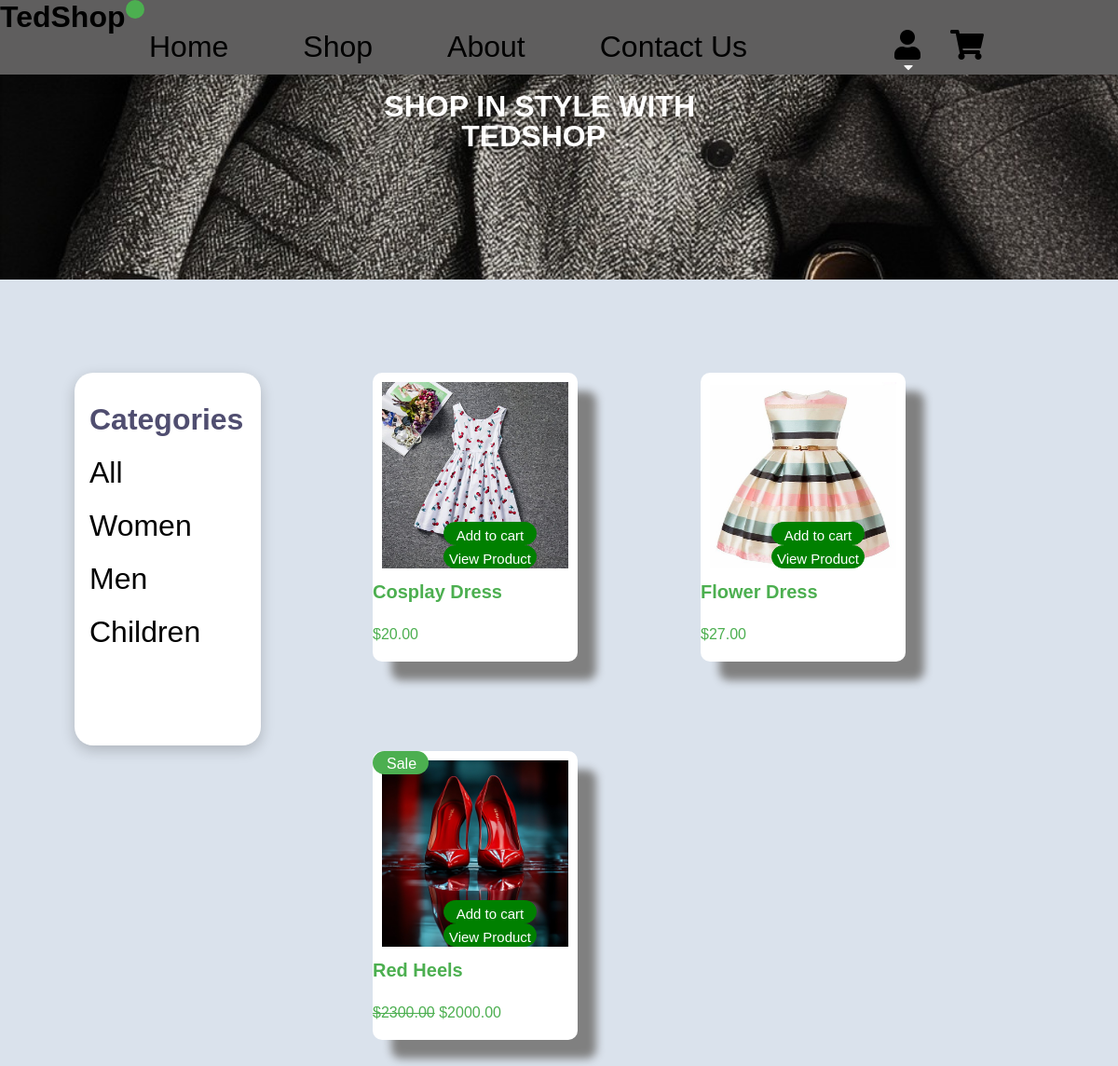
The app's page /category/Women with its own data.
### shopingcentre/models.py (models this page shows, shortened)
class Product(models.Model):
    name = models.CharField(max_length=200)
    price = models.DecimalField(default=0, max_digits=6, decimal_places=2)
    category = models.ForeignKey(Category, on_delete=models.CASCADE)
    image = models.ImageField(upload_to='products/')
    created_at = models.DateTimeField(auto_now_add=True)
    updated_at = models.DateTimeField(auto_now=True)
    is_sale=models.BooleanField(default=False)
    sale_price = models.DecimalField(default=0, max_digits=6, decimal_places=2)

### shopingcentre/views.py (the view)
# urls.py: path("category/<str:foo>", category, name="category"),
def category(request, foo):
    foo = foo.replace("-", " ")
    try:
        category = Category.objects.get(name=foo)
        products = Product.objects.filter(category=category)
        return render(
            request, "category.html", {"products": products, "category": category}
        )
    except:
        messages.success(request, "Category does not exist")
        return redirect("/")

### cart/context_processors.py (called while the page is built)
def counter(request):
    cart_count=0
    if 'admin' in request.path:
        return {}
    else:
        try:
            cart=Cart.objects.filter(cart_id=_cart_id(request))
            cart_items = CartItem.objects.all().filter(cart=cart[:1])
            for cart_item in cart_items:
                cart_count += cart_item.quantity
        except Cart.DoesNotExist:
            cart_count = 0
    return dict(cart_count=cart_count)

### cart/views.py (called while the page is built)
def _cart_id(request):
    cart=request.session.session_key
    if not cart:
        cart=request.session.create()
    return cart

### shopingcentre/templates/category.html (shortened to what this page needs)
{% extends "base.html" %}
{% load static %}
{% block content %}
    <div class="shop">
        <div class="about-content">
            <img src="{% static 'images/darksho.jpg' %}" alt="image1">
            <h2>Shop In Style with</h2>
            <h1>TedShop</h1>
        </div>
        <div class="shop-container">
            <div class="shop-type">
                <div class="shop-categories">
                    <h1>Categories</h1>
                    <ul class="category">
                        <li><a href="{% url "shopingcentre:shop" %}">All</a> </li>
                        <li><a href="{% url "shopingcentre:category" 'Women' %}">Women</a> </li>
                        <li><a href="{% url "shopingcentre:category" 'men' %}">Men</a> </li>
                        <li><a href="{% url "shopingcentre:category" 'Children' %}">Children</a> </li>
                    </ul>
                </div>
            </div>
        </div>
        <div class="shop-container-item">
            <div class="shop-item">
                {% for product in products %}
                {% if product.is_sale  %}
                <div class="shop-content">
                    <div class="sale">Sale</div>
                    <img src="{{product.image.url}}" alt="image1">
                    <h1>{{product.name}}</h1>
                    <p class="price"><strike>${{product.price}}</strike>&nbsp;${{product.sale_price}}</p>
                </div>
                {% else %}
                <div class="shop-content">
                    <img src="{{product.image.url}}" alt="image1">
                    <h1>{{product.name}}</h1>
                    <p class="price">${{product.price}}</p>
                </div>
                {% endif %}
                <div class="view">
                    <div class="cartLink">
                        <a href="" value="{{product.id}}" id="addCart" >Add to cart</a>
                    </div>
                    <div class="viewLink">
                        <a href=" {% url 'shopingcentre:product' pk=product.id %}">View Product</a>
                    </div>
                </div>
                {% endfor %}
            </div>
        </div>
    </div>
{% endblock content %}

### records on screen
Product: image (picture), name "Cosplay Dress", price "20.00", {{ product.id }} 2 (drawn)
Product: image (picture), name "Flower Dress", price "27.00", {{ product.id }} 4 (drawn)
Product: image (picture), name "Red Heels", price "2300.00", sale_price "2000.00", {{ product.id }} 6 (drawn)
